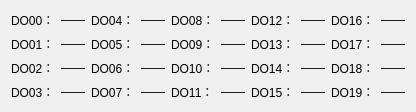
          <widget class="QWidget" name="tab_2">
           <attribute name="title">
            <string>数字量输出</string>
           </attribute>
           <layout class="QGridLayout" name="gridLayout_8">
            <item row="0" column="0">
             <widget class="QLabel" name="label_106">
              <property name="sizePolicy">
               <sizepolicy hsizetype="Fixed" vsizetype="Preferred">
                <horstretch>0</horstretch>
                <verstretch>0</verstretch>
               </sizepolicy>
              </property>
              <property name="text">
               <string>DO00：</string>
              </property>
             </widget>
            </item>
            <item row="0" column="1">
             <widget class="QLabel" name="LB_DO01">
              <property name="text">
               <string>——</string>
              </property>
              <property name="alignment">
               <set>Qt::AlignCenter</set>
              </property>
             </widget>
            </item>
            <item row="0" column="2">
             <widget class="QLabel" name="label_113">
              <property name="sizePolicy">
               <sizepolicy hsizetype="Fixed" vsizetype="Preferred">
                <horstretch>0</horstretch>
                <verstretch>0</verstretch>
               </sizepolicy>
              </property>
              <property name="text">
               <string>DO04：</string>
              </property>
             </widget>
            </item>
            <item row="0" column="3">
             <widget class="QLabel" name="LB_DO05">
              <property name="text">
               <string>——</string>
              </property>
              <property name="alignment">
               <set>Qt::AlignCenter</set>
              </property>
             </widget>
            </item>
            <item row="0" column="4">
             <widget class="QLabel" name="label_122">
              <property name="sizePolicy">
               <sizepolicy hsizetype="Fixed" vsizetype="Preferred">
                <horstretch>0</horstretch>
                <verstretch>0</verstretch>
               </sizepolicy>
              </property>
              <property name="text">
               <string>DO08：</string>
              </property>
             </widget>
            </item>
            <item row="0" column="5">
             <widget class="QLabel" name="LB_DO09">
              <property name="text">
               <string>——</string>
              </property>
              <property name="alignment">
               <set>Qt::AlignCenter</set>
              </property>
             </widget>
            </item>
            <item row="0" column="6">
             <widget class="QLabel" name="label_124">
              <property name="sizePolicy">
               <sizepolicy hsizetype="Fixed" vsizetype="Preferred">
                <horstretch>0</horstretch>
                <verstretch>0</verstretch>
               </sizepolicy>
              </property>
              <property name="text">
               <string>DO12：</string>
              </property>
             </widget>
            </item>
            <item row="0" column="7">
             <widget class="QLabel" name="LB_DO13">
              <property name="text">
               <string>——</string>
              </property>
              <property name="alignment">
               <set>Qt::AlignCenter</set>
              </property>
             </widget>
            </item>
            <item row="0" column="8">
             <widget class="QLabel" name="label_126">
              <property name="sizePolicy">
               <sizepolicy hsizetype="Fixed" vsizetype="Preferred">
                <horstretch>0</horstretch>
                <verstretch>0</verstretch>
               </sizepolicy>
              </property>
              <property name="text">
               <string>DO16：</string>
              </property>
             </widget>
            </item>
            <item row="0" column="9">
             <widget class="QLabel" name="LB_DO17">
              <property name="text">
               <string>——</string>
              </property>
              <property name="alignment">
               <set>Qt::AlignCenter</set>
              </property>
             </widget>
            </item>
            <item row="1" column="0">
             <widget class="QLabel" name="label_107">
              <property name="sizePolicy">
               <sizepolicy hsizetype="Fixed" vsizetype="Preferred">
                <horstretch>0</horstretch>
                <verstretch>0</verstretch>
               </sizepolicy>
              </property>
              <property name="text">
               <string>DO01：</string>
              </property>
             </widget>
            </item>
            <item row="1" column="1">
             <widget class="QLabel" name="LB_DO02">
              <property name="text">
               <string>——</string>
              </property>
              <property name="alignment">
               <set>Qt::AlignCenter</set>
              </property>
             </widget>
            </item>
            <item row="1" column="2">
             <widget class="QLabel" name="label_116">
              <property name="sizePolicy">
               <sizepolicy hsizetype="Fixed" vsizetype="Preferred">
                <horstretch>0</horstretch>
                <verstretch>0</verstretch>
               </sizepolicy>
              </property>
              <property name="text">
               <string>DO05：</string>
              </property>
             </widget>
            </item>
            <item row="1" column="3">
             <widget class="QLabel" name="LB_DO06">
              <property name="text">
               <string>——</string>
              </property>
              <property name="alignment">
               <set>Qt::AlignCenter</set>
              </property>
             </widget>
            </item>
            <item row="1" column="4">
             <widget class="QLabel" name="label_128">
              <property name="sizePolicy">
               <sizepolicy hsizetype="Fixed" vsizetype="Preferred">
                <horstretch>0</horstretch>
                <verstretch>0</verstretch>
               </sizepolicy>
              </property>
              <property name="text">
               <string>DO09：</string>
              </property>
             </widget>
            </item>
            <item row="1" column="5">
             <widget class="QLabel" name="LB_DO10">
              <property name="text">
               <string>——</string>
              </property>
              <property name="alignment">
               <set>Qt::AlignCenter</set>
              </property>
             </widget>
            </item>
            <item row="1" column="6">
             <widget class="QLabel" name="label_134">
              <property name="sizePolicy">
               <sizepolicy hsizetype="Fixed" vsizetype="Preferred">
                <horstretch>0</horstretch>
                <verstretch>0</verstretch>
               </sizepolicy>
              </property>
              <property name="text">
               <string>DO13：</string>
              </property>
             </widget>
            </item>
            <item row="1" column="7">
             <widget class="QLabel" name="LB_DO14">
              <property name="text">
               <string>——</string>
              </property>
              <property name="alignment">
               <set>Qt::AlignCenter</set>
              </property>
             </widget>
            </item>
            <item row="1" column="8">
             <widget class="QLabel" name="label_140">
              <property name="sizePolicy">
               <sizepolicy hsizetype="Fixed" vsizetype="Preferred">
                <horstretch>0</horstretch>
                <verstretch>0</verstretch>
               </sizepolicy>
              </property>
              <property name="text">
               <string>DO17：</string>
              </property>
             </widget>
            </item>
            <item row="1" column="9">
             <widget class="QLabel" name="LB_DO18">
              <property name="text">
               <string>——</string>
              </property>
              <property name="alignment">
               <set>Qt::AlignCenter</set>
              </property>
             </widget>
            </item>
            <item row="2" column="0">
             <widget class="QLabel" name="label_105">
              <property name="sizePolicy">
               <sizepolicy hsizetype="Fixed" vsizetype="Preferred">
                <horstretch>0</horstretch>
                <verstretch>0</verstretch>
               </sizepolicy>
              </property>
              <property name="text">
               <string>DO02：</string>
              </property>
             </widget>
            </item>
            <item row="2" column="1">
             <widget class="QLabel" name="LB_DO03">
              <property name="text">
               <string>——</string>
              </property>
              <property name="alignment">
               <set>Qt::AlignCenter</set>
              </property>
             </widget>
            </item>
            <item row="2" column="2">
             <widget class="QLabel" name="label_118">
              <property name="sizePolicy">
               <sizepolicy hsizetype="Fixed" vsizetype="Preferred">
                <horstretch>0</horstretch>
                <verstretch>0</verstretch>
               </sizepolicy>
              </property>
              <property name="text">
               <string>DO06：</string>
              </property>
             </widget>
            </item>
            <item row="2" column="3">
             <widget class="QLabel" name="LB_DO07">
              <property name="text">
               <string>——</string>
              </property>
              <property name="alignment">
               <set>Qt::AlignCenter</set>
              </property>
             </widget>
            </item>
            <item row="2" column="4">
             <widget class="QLabel" name="label_130">
              <property name="sizePolicy">
               <sizepolicy hsizetype="Fixed" vsizetype="Preferred">
                <horstretch>0</horstretch>
                <verstretch>0</verstretch>
               </sizepolicy>
              </property>
              <property name="text">
               <string>DO10：</string>
              </property>
             </widget>
            </item>
            <item row="2" column="5">
             <widget class="QLabel" name="LB_DO11">
              <property name="text">
               <string>——</string>
              </property>
              <property name="alignment">
               <set>Qt::AlignCenter</set>
              </property>
             </widget>
            </item>
            <item row="2" column="6">
             <widget class="QLabel" name="label_136">
              <property name="sizePolicy">
               <sizepolicy hsizetype="Fixed" vsizetype="Preferred">
                <horstretch>0</horstretch>
                <verstretch>0</verstretch>
               </sizepolicy>
              </property>
              <property name="text">
               <string>DO14：</string>
              </property>
             </widget>
            </item>
            <item row="2" column="7">
             <widget class="QLabel" name="LB_DO15">
              <property name="text">
               <string>——</string>
              </property>
              <property name="alignment">
               <set>Qt::AlignCenter</set>
              </property>
             </widget>
            </item>
            <item row="2" column="8">
             <widget class="QLabel" name="label_142">
              <property name="sizePolicy">
               <sizepolicy hsizetype="Fixed" vsizetype="Preferred">
                <horstretch>0</horstretch>
                <verstretch>0</verstretch>
               </sizepolicy>
              </property>
              <property name="text">
               <string>DO18：</string>
              </property>
             </widget>
            </item>
            <item row="2" column="9">
             <widget class="QLabel" name="LB_DO19">
              <property name="text">
               <string>——</string>
              </property>
              <property name="alignment">
               <set>Qt::AlignCenter</set>
              </property>
             </widget>
            </item>
            <item row="3" column="0">
             <widget class="QLabel" name="label_108">
              <property name="sizePolicy">
               <sizepolicy hsizetype="Fixed" vsizetype="Preferred">
                <horstretch>0</horstretch>
                <verstretch>0</verstretch>
               </sizepolicy>
              </property>
              <property name="text">
               <string>DO03：</string>
              </property>
             </widget>
            </item>
            <item row="3" column="1">
             <widget class="QLabel" name="LB_DO04">
              <property name="text">
               <string>——</string>
              </property>
              <property name="alignment">
               <set>Qt::AlignCenter</set>
              </property>
             </widget>
            </item>
            <item row="3" column="2">
             <widget class="QLabel" name="label_119">
              <property name="sizePolicy">
               <sizepolicy hsizetype="Fixed" vsizetype="Preferred">
                <horstretch>0</horstretch>
                <verstretch>0</verstretch>
               </sizepolicy>
              </property>
              <property name="text">
               <string>DO07：</string>
              </property>
             </widget>
            </item>
            <item row="3" column="3">
             <widget class="QLabel" name="LB_DO08">
              <property name="text">
               <string>——</string>
              </property>
              <property name="alignment">
               <set>Qt::AlignCenter</set>
              </property>
             </widget>
            </item>
            <item row="3" column="4">
             <widget class="QLabel" name="label_132">
              <property name="sizePolicy">
               <sizepolicy hsizetype="Fixed" vsizetype="Preferred">
                <horstretch>0</horstretch>
                <verstretch>0</verstretch>
               </sizepolicy>
              </property>
              <property name="text">
               <string>DO11：</string>
              </property>
             </widget>
            </item>
            <item row="3" column="5">
             <widget class="QLabel" name="LB_DO12">
              <property name="text">
               <string>——</string>
              </property>
              <property name="alignment">
               <set>Qt::AlignCenter</set>
              </property>
             </widget>
            </item>
            <item row="3" column="6">
             <widget class="QLabel" name="label_138">
              <property name="sizePolicy">
               <sizepolicy hsizetype="Fixed" vsizetype="Preferred">
                <horstretch>0</horstretch>
                <verstretch>0</verstretch>
               </sizepolicy>
              </property>
              <property name="text">
               <string>DO15：</string>
              </property>
             </widget>
            </item>
            <item row="3" column="7">
             <widget class="QLabel" name="LB_DO16">
              <property name="text">
               <string>——</string>
              </property>
              <property name="alignment">
               <set>Qt::AlignCenter</set>
              </property>
             </widget>
            </item>
            <item row="3" column="8">
             <widget class="QLabel" name="label_144">
              <property name="sizePolicy">
               <sizepolicy hsizetype="Fixed" vsizetype="Preferred">
                <horstretch>0</horstretch>
                <verstretch>0</verstretch>
               </sizepolicy>
              </property>
              <property name="text">
               <string>DO19：</string>
              </property>
             </widget>
            </item>
            <item row="3" column="9">
             <widget class="QLabel" name="LB_DO20">
              <property name="text">
               <string>——</string>
              </property>
              <property name="alignment">
               <set>Qt::AlignCenter</set>
              </property>
             </widget>
            </item>
           </layout>
          </widget>
